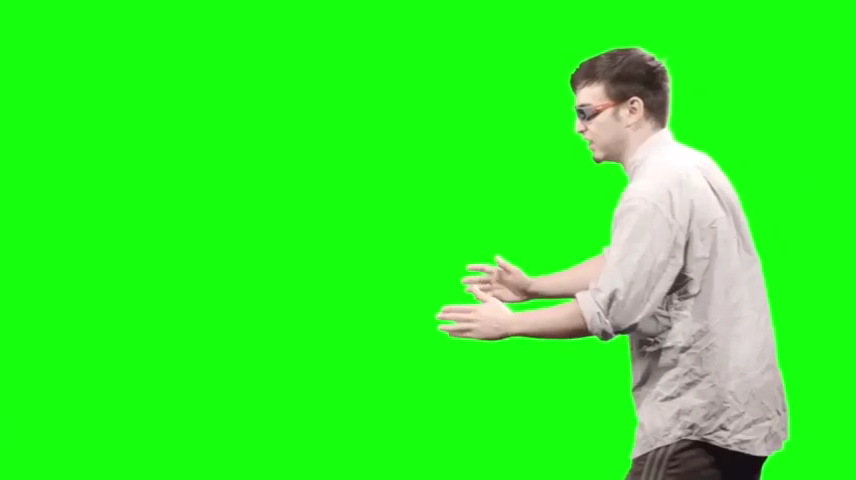
#> input picture 크로마키/imgs/compare1.png, 856 x 480 px, found by its file name
$ python '유사도.py' imgs/compare1.png   (older library calls are emulated)
#> lines starting #> are read from the running program, lines starting #| are printed output that depends on the picture; long printed decimals are rounded
#https://code-examples.net/ko/q/2e5f7

import sys

#from scipy.misc import imread
from imageio import imread

from scipy.linalg import norm
#from scipy import sum, average
import numpy  #scipyvsum,average --> numpy
import imagehash


# [9 lines of commented-out code are left out]

def compare_images(img1, img2):
    # normalize to compensate for exposure difference, this may be unnecessary
    # consider disabling it
    img1 = normalize(img1)
    img2 = normalize(img2)
    # calculate the difference and its norms
    diff = img1 - img2  # elementwise for scipy arrays
    m_norm = numpy.sum(abs(diff))  # Manhattan norm
    z_norm = norm(diff.ravel(), 0)  # Zero norm
    return (m_norm, z_norm)

def to_grayscale(arr):
    "If arr is a color image (3D array), convert it to grayscale (2D array)."
    if len(arr.shape) == 3:
        return numpy.average(arr, -1)  # average over the last axis (color channels)
    else:
        return arr

def normalize(arr):
    rng = arr.max()-arr.min()
    amin = arr.min()
    return (arr-amin)*255/rng


#file1, file2 = sys.argv[1:1+2]
# read images as 2D arrays (convert to grayscale for simplicity)
img1 = to_grayscale(imread('compare1.png').astype(float))
#> in to_grayscale, `return numpy.average(arr, -1)`:
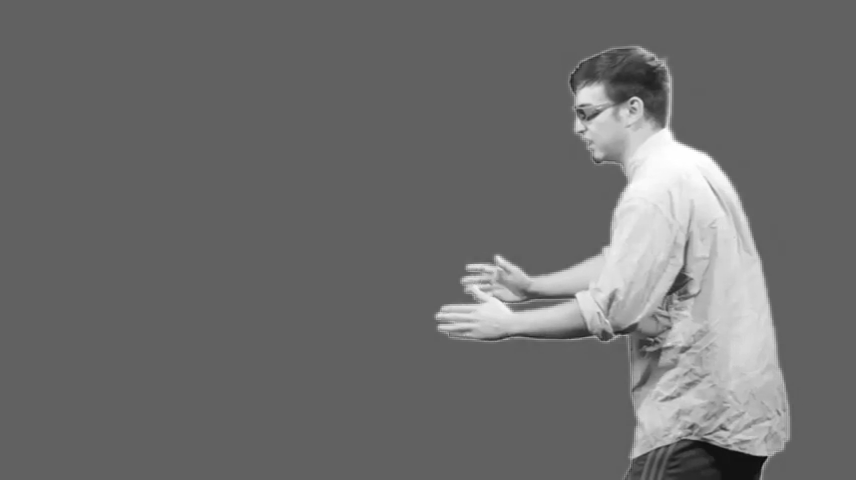
#> returned value: shape (480, 856) float64; min 8, max 255, mean 109.4
img2 = to_grayscale(imread('compare2.png').astype(float))
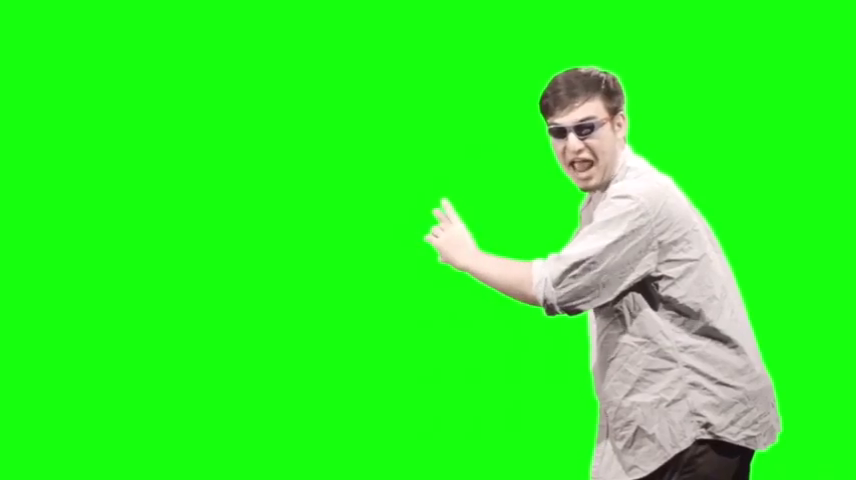
#> input picture 크로마키/imgs/compare2.png, 856 x 480 px, found by its file name
#> in to_grayscale (call 2), `return numpy.average(arr, -1)`:
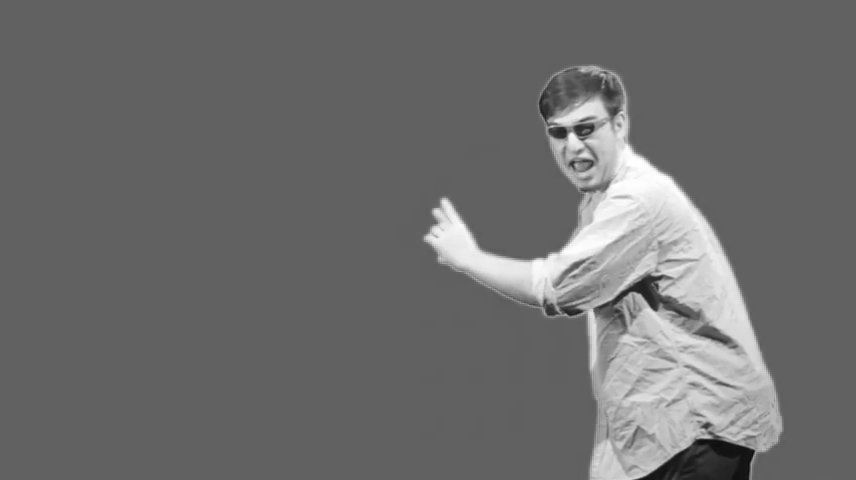
#> returned value: shape (480, 856) float64; min 12, max 255, mean 109.1
# compare
n_m, n_0 = compare_images(img1, img2)
#> in normalize, `rng = arr.max()-arr.min()`: rng = 247
#> in normalize, `amin = arr.min()`: amin = 8
#> in compare_images, `diff = img1 - img2`:
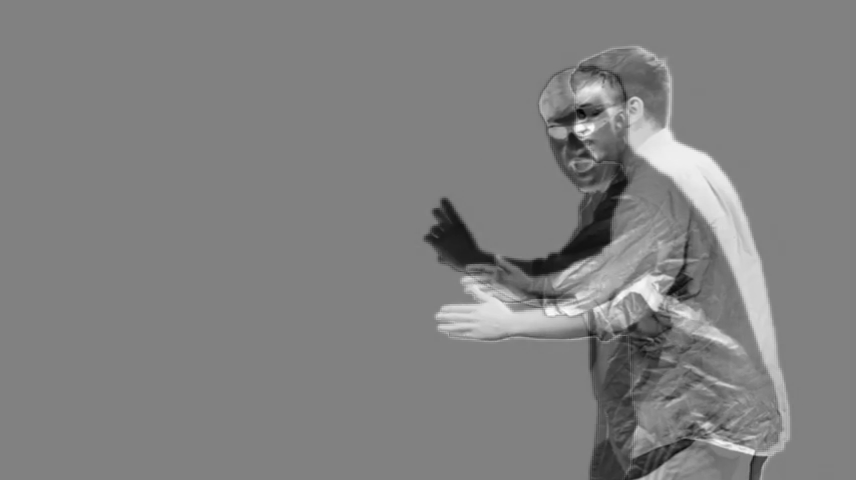
#> diff: shape (480, 856) float64; min -188.9, max 189.3, mean 2.9; drawn with min black and max white
#> in compare_images, `m_norm = numpy.sum(abs(diff))`: m_norm = 6187697
#> in compare_images, `z_norm = norm(diff.ravel(), 0)`: z_norm = 410880
#> n_m = 6187697; n_0 = 410880
print ("Manhattan norm:", n_m, "/ per pixel:", n_m/img1.size)
#| Manhattan norm: 6187696.997 / per pixel: 15.060
print ("Zero norm:", n_0, "/ per pixel:", n_0*1.0/img1.size)
#| Zero norm: 410880.0 / per pixel: 1.0
